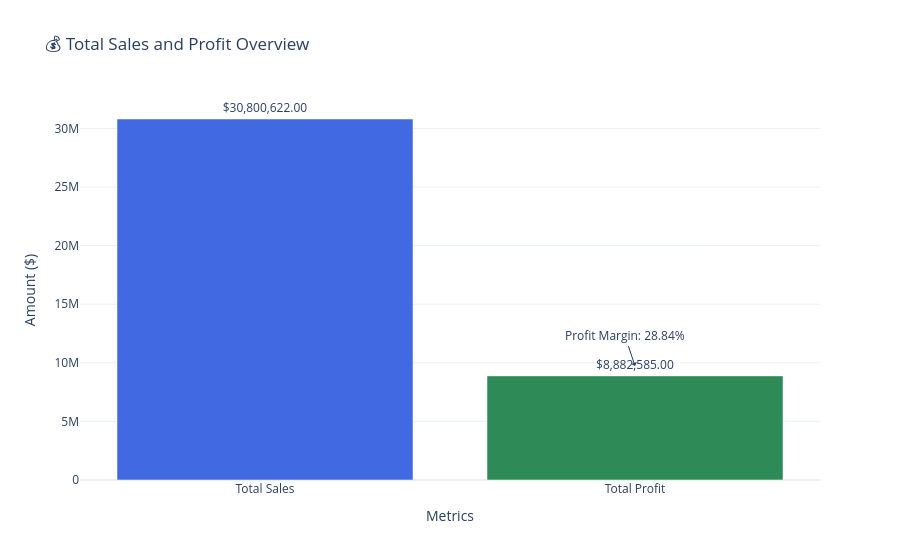

Notebook source saved alongside this figure:
### Markdown cell above
## 📊 Sales Analysis

### Code cell
print('💰 Question 1: What are the total sales and profits?\n')

total_sales = df['Sales'].sum()
total_profit = df['Profit'].sum()

profit_margin = (total_profit / total_sales) * 100

print(f'📊 Total Sales: ${total_sales:,.2f}')
print(f'💵 Total Profit: ${total_profit:,.2f}')
print(f'📈 Profit Margin: {profit_margin:.2f}%')
import plotly.graph_objects as go
fig = go.Figure()

fig.add_trace(go.Bar(
    x=['Total Sales', 'Total Profit'],
    y=[total_sales, total_profit],
    text=[f"${total_sales:,.2f}", f"${total_profit:,.2f}"],
    textposition='outside',
    marker_color=['royalblue','seagreen']
))


fig.add_annotation(
    x=1, y=total_profit,
    text=f"Profit Margin: {profit_margin:.2f}%",
    showarrow=True,
    arrowhead=1,
    yshift=10
)

fig.update_layout(
    title="💰 Total Sales and Profit Overview",
    yaxis_title="Amount ($)",
    xaxis_title="Metrics",
    template="plotly_white"
)

fig.show()

### Figure 1 — Plotly figure (JSON) as saved in the notebook; plotly's stock layout.template omitted (floating-point values rounded to 4 significant figures)
{"data": [{"marker": {"color": ["royalblue", "seagreen"]}, "text": ["$30,800,622.00", "$8,882,585.00"], "textposition": "outside", "type": "bar", "x": ["Total Sales", "Total Profit"], "y": [30800622, 8882585]}], "layout": {"annotations": [{"arrowhead": 1, "showarrow": true, "text": "Profit Margin: 28.84%", "x": 1, "y": 8882585, "yshift": 10}], "title": {"text": "💰 Total Sales and Profit Overview"}, "xaxis": {"title": {"text": "Metrics"}}, "yaxis": {"title": {"text": "Amount ($)"}}}}
